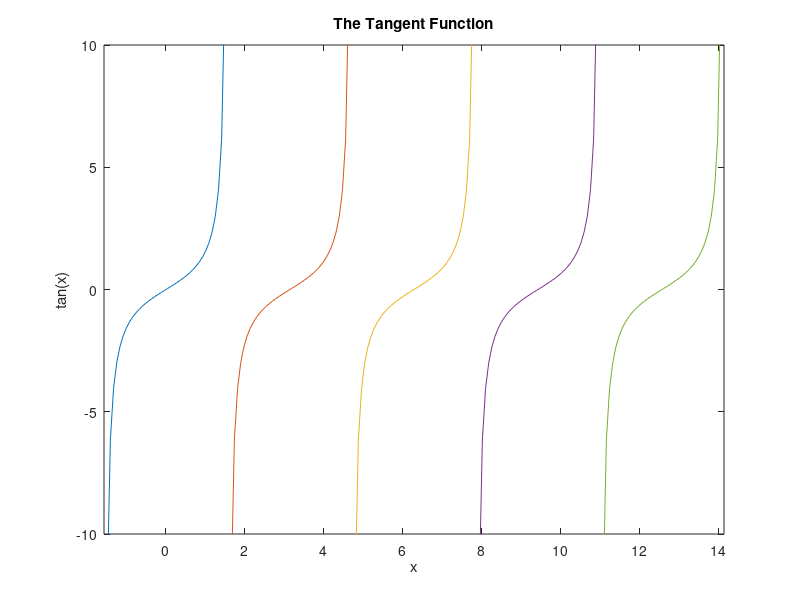

Recreate this plot in MATLAB.
% Script File: TangentPlot
% Plots the function tan(x), -pi/2 <= x <= 9pi/2

close all
x = linspace(-pi/2,pi/2,40); 
y = tan(x); 
plot(x,y)
ymax = 10;
axis([-pi/2 9*pi/2 -ymax ymax])
title ('The Tangent Function'), 
xlabel('x'), 
ylabel('tan(x)')
hold on
for k=1:4
   pause(2)
   xnew = x + k*pi;
   plot(xnew, y);
end
hold off